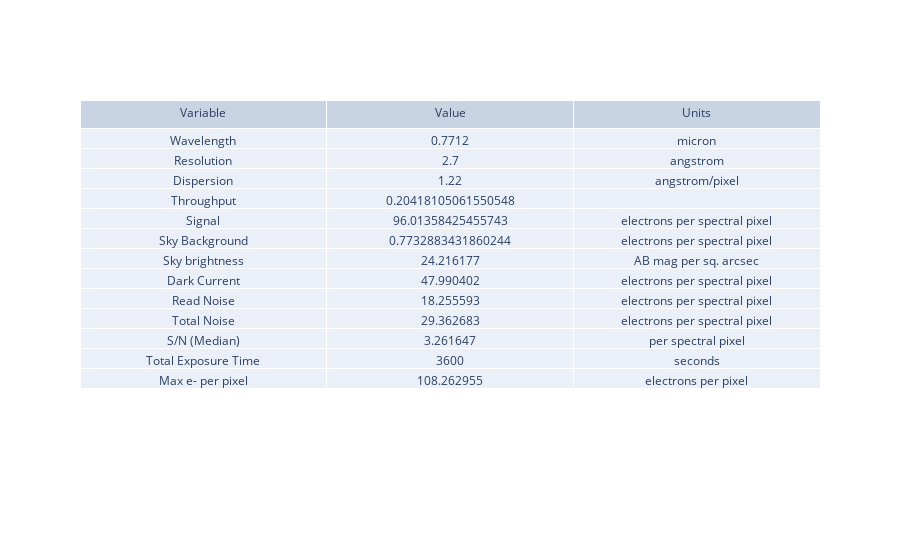

Source (notebook cell):
### Markdown cell above
## Use CTRL + / to comment/uncomment blocks of code

### Code cell
# test out the function: test inputs come from example.py and 

# userinput = {"telescope": "SOAR",  #choices are "SOAR", "Gemini", "ATLAS_PROBE" 
#              "instrument": "SAMOS",#choices are "SAMOS", "SCORPIO", ,GMOX", ATLAS"
#             "band": "LowRed",      #other choices are 
#                                   # SAMOS: "LowRed", "LowBlue", "HighRed", "HighBlue"
#                                   # SCORPIO: "g", "r", "i", "z", "Y", "J", "H", "K"
#                                   # GMOX: "Blue", "Red", "J", "H", "K"
#                                   # ATLAS: "atlas_IR"
#             "ADC_is_in": False,    # SCORPIO only, either True of False
#             "time":3600,          #exposure time (s)
#             "slit_width":0.333,    #(arcsec) - Other choices are 
#                                   # SAMOS: 0.167, 0.333, 0.500, 0.667, 0.833, 1.000
#                                   # SCORPIO: 0.36, 0.54, 0.72, 1.08, 1.44, 2.16, 4.32
#                                   # GMOX: 0.083, 0.167, 0.250, 0.333, 0.417, 0.500, 0.583, 0.667, 0.750, 0.833, 0.917, 1.00 
#                                   # ATLAS: 0.75             
#             "Detector": "CCD",    # either IR_SCA or CCD - will be checked later
#             "Nreads":1,           # for IRs, RON goes with SQRT(Nreads), so this is the Nr of Fowler pairs
#                                   # for CCDs  (all VIS channels) use Nreads = 1 
#             "theta":0.5,          # extension of the source in the cross dispersion direction (arcsec) 
#             "nExp":3,             # Nr of frames; increases RON, helps saturation, always dither=2 if >0
#             "lineF":-99,          #use -99 for a dummy value
#             "lineW":-99,          #use -99 for a dummy value
#             "FWHM":200,           #Width of the line as emitted by the source, in km/s 
#             "z":0,
#             "specFile":"./templates/Galaxy_Kmag_19_Haflux_5e-17_ebmv_0_z_2_highResSpec_obs_redshift.txt", 
#             "mag":20,
#             "NormalizeUserSpec":True,
#             "InputInAngstroms":True,
#             "SN":-99,             # = -99 to calculate; othersise set "SN"  > 0 to extract time needed to reach the given SNR
#             }



userinput = {"telescope": "SOAR",  #choices are "SOAR", "Gemini", "ATLAS_PROBE" 
             "instrument": "SAMOS",#choices are "SAMOS", "SCORPIO", ,GMOX", ATLAS"
            "band": "LowRed",      #other choices are 
                                  # SAMOS: "LowRed", "LowBlue", "HighRed", "HighBlue", "White1"
                                  # SCORPIO: "g", "r", "i", "z", "Y", "J", "H", "K"
                                  # GMOX: "Blue", "Red", "J", "H", "K"
                                  # ATLAS: "atlas_IR"
            "slit_width":0.33,    #(arcsec) - Other choices are 
                                  # SAMOS: 0.167, 0.333, 0.500, 0.667, 0.833, 1.000
                                  # SCORPIO: 0.36, 0.54, 0.72, 1.08, 1.44, 2.16, 4.32
                                  # GMOX: 0.083, 0.167, 0.250, 0.333, 0.417, 0.500, 0.583, 0.667, 0.750, 0.833, 0.917, 1.00 
                                  # ATLAS: 0.75             
            "time":3600,          #exposure time (s)
            "nExp":5,             # Nr of frames; increases RON, helps saturation, always dither=2 if >0
            "Nreads":1,           # for IRs, RON goes with SQRT(Nreads), so this is the Nr of Fowler pairs
                                  # for CCDs  (all VIS channels) use Nreads = 1 
            "theta":0.5,          # extension of the source in the cross dispersion direction (arcsec): choice: theta = slitwidth in slitless mode
            "lineF":-99,          #use -99 for a dummy value
            "lineW":-99,          #use -99 for a dummy value
            "FWHM":200,           #Width of the line as emitted by the source, in km/s 
            "z":0,
            "specFile":"./templates/Galaxy_Kmag_19_Haflux_5e-17_ebmv_0_z_2_highResSpec_obs_redshift.txt", 
            "mag":22.5,
            "NormalizeUserSpec":True,
            "InputInAngstroms":True,
            "SN":-99,             # = -99 to calculate; othersise set "SN"  > 0 to extract time needed to reach the given SNR
            }
gotit = set_telescope_instrument(userinput)
telescope=gotit['telescope']
instrument=gotit['instrument']

#telescope = dict(gotit)
#instrument = dict(gotit)
#print(telescope)
#print(instrument)
etc_output = general_etc_serena(userinput)

fig = go.Figure(data=[go.Table(header=dict(values=['Variable', 'Value', 'Units']),
                 cells=dict(values=[
                     etc_output["summary_struct"]['quant'],
                     etc_output["summary_struct"]['value'],
                     etc_output["summary_struct"]['unit']]))
                     ])

fig.show()

### Figure 1 — Plotly figure (JSON) as saved in the notebook; plotly's stock layout.template omitted (floating-point values rounded to 4 significant figures)
{"data": [{"cells": {"values": [["Wavelength", "Resolution", "Dispersion", "Throughput", "Signal", "Sky Background", "Sky brightness", "Dark Current", "Read Noise", "Total Noise", "S/N (Median)", "Total Exposure Time", "Max e- per pixel"], [0.7712, 2.7, 1.22, 0.2042, 96.01, 0.7733, 24.22, 47.99, 18.26, 29.36, 3.262, 3600, 108.3], ["micron", "angstrom", "angstrom/pixel", "", "electrons per spectral pixel", "electrons per spectral pixel", "AB mag per sq. arcsec", "electrons per spectral pixel", "electrons per spectral pixel", "electrons per spectral pixel", "per spectral pixel", "seconds", "electrons per pixel"]]}, "header": {"values": ["Variable", "Value", "Units"]}, "type": "table"}], "layout": {}}
